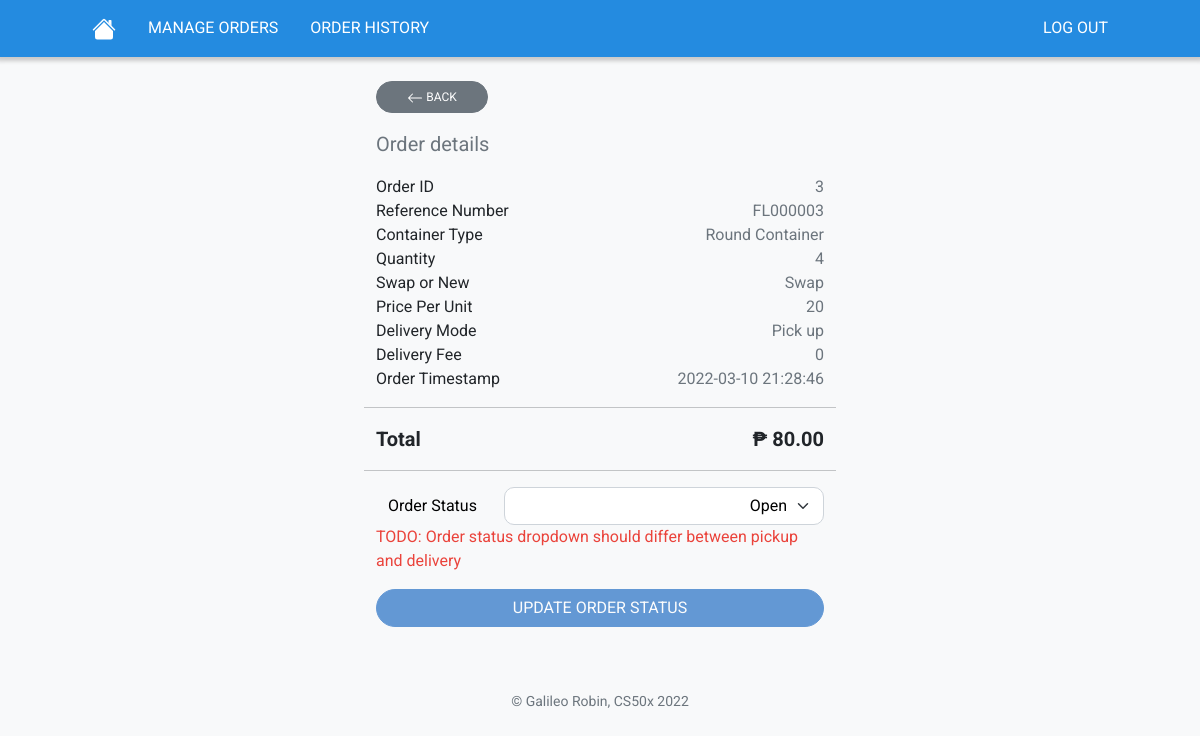
Screenshot of /manage-orders?order_id=3 (signed in) with the database file from the repository.
### tables this page shows
CREATE TABLE orders
(id INTEGER PRIMARY KEY AUTOINCREMENT NOT NULL,
container_type TEXT NOT NULL,
quantity INTEGER NOT NULL,
swap_or_new TEXT NOT NULL,
price_per_unit NUMERIC NOT NULL,
delivery_mode TEXT NOT NULL,
delivery_fee NUMERIC NOT NULL,
txn_timestamp TEXT NOT NULL,
order_status TEXT NOT NULL);

### app.py (the view)
@app.route("/manage-orders", methods=["GET"])
@login_required
def manage_orders():
    orders_data = None
    current_order = None
    order_id = request.args.get('order_id')
    update_status = request.args.get('update')
    if not order_id:
        orders_data = db.execute("SELECT * FROM orders")
        for order in orders_data:
            order['ref_number'] = convert_id_to_ref_number(order['id'])
    else:
        current_order = db.execute("SELECT * FROM orders WHERE id = ?", order_id)
        if not current_order == []:
            current_order = current_order[0]
            current_order['ref_number'] = convert_id_to_ref_number(current_order['id'])
        else:
            return apology("Order already completed and/or order ID not found.")
    return render_template("manage-orders.html", orders_data=orders_data, current_order=current_order, order_status=ORDER_STATUS, update_status=update_status)

### app.py (called while the page is built)
@app.after_request
def after_request(response):
    response.headers["Cache-Control"] = "no-cache, no-store, must-revalidate"
    response.headers["Expires"] = 0
    response.headers["Pragma"] = "no-cache"
    return response

### helpers.py (called while the page is built)
def login_required(f):
    @wraps(f)
    def decorated_function(*args, **kwargs):
        if session.get("user_id") is None:
            return redirect("/login")
        return f(*args, **kwargs)
    return decorated_function

def php(value):
    PESO_SYMBOL = u'\u20b1'
    return f"{PESO_SYMBOL} {value:,.2f}"

def convert_id_to_ref_number(id):
    ALPHABET = "ABCDEFGHIJKLMNOPQRSTUVWXYZ"
    try:
        num_to_hash = int(id) * 97
    except ValueError:
        return None
    new_num_to_hash = num_to_hash
    hash = ""
    for i in range(math.trunc(math.log(num_to_hash, 26)) + 1):
        hash = hash + ALPHABET[new_num_to_hash % 26]
        new_num_to_hash = math.trunc(new_num_to_hash / 26)
    id_string = str(f"{id:06d}")
    hash = "{}{}{}".format(hash, id_string[0:3], id_string[3:6])
    return hash

### templates/manage-orders.html (shortened to what this page needs)
{% extends "layout.html" %}
{% block main %}
{% if current_order == None %}
<div class="container text-center">
    <div class="my-4 fs-1 text-blue">Manage Orders</div>
    <div class="text-center my-4 fs-5">
    {% if update_status == 'success' %}
    <div class="text-blue">Order status successfully updated!</div>
    {% elif update_status == 'failure' %}
    <div class="text-red">Order status failed to update!</div>
    {% endif %}
    </div>
    <div class="text-red">TODO add filters for Manage Orders table</div>
    <div class="table-responsive">
        <table class="table table-hover">
            <thead>
                <tr>
                    <th>Order ID</th>
                    <th>Ref Number</th>
                    <th>Container Type</th>
                    <th>Quantity</th>
                    <th>Swap or New</th>
                    <th>Price per Unit</th>
                    <th>Delivery Mode</th>
                    <th>Delivery Fee</th>
                    <th>Order Timestamp</th>
                    <th>Order Status</th>
                    <th>Update Status</th>
                </tr>
            </thead>
            <tbody>
                {% for order in orders_data %}
                <tr>
                    <td>{{ order['id'] }}</td>
                    <td>{{ order['ref_number'] }}</td>
                    <td>{{ order['container_type'] }}</td>
                    <td>{{ order['quantity'] }}</td>
                    <td>{{ order['swap_or_new'] }}</td>
                    <td>{{ order['price_per_unit'] | php}}</td>
                    <td>{{ order['delivery_mode'] }}</td>
                    <td>{{ order['delivery_fee'] | php}}</td>
                    <td>{{ order['txn_timestamp'] }}</td>
                    <td>{{ order['order_status'] }}</td>
                    <td>
                        <div class="row mx-1">
                            <form action="/manage-orders" method="GET" id="{{ 'form' ~ order['id'] }}">
                                <input type="text" hidden name="order_id" id="{{ 'input' ~ order['id'] }}" value="{{ order['id'] }}">
                            </form>
                            <button class="btn btn-primary text-small" id="{{ order['id'] }}" type="button">UPDATE</button>
                        </div>
                    </td>
                </tr>
                {% endfor %}
            </tbody>
        </table>
    </div>
</div>
{% elif not current_order == None%}
<div class="container-small">
    <div class="mt-4">
        <button class="btn btn-secondary col-3 text-small" id="manage-orders">
            <svg xmlns="/static/arrow-left.svg" width="16" height="16" fill="currentColor" class="bi bi-arrow-left" viewBox="0 0 16 16">
                <path fill-rule="evenodd" d="M15 8a.5.5 0 0 0-.5-.5H2.707l3.147-3.146a.5.5 0 1 0-.708-.708l-4 4a.5.5 0 0 0 0 .708l4 4a.5.5 0 0 0 .708-.708L2.707 8.5H14.5A.5.5 0 0 0 15 8z"/>
            </svg>
            BACK
        </button>
    </div>
    <div class="mt-3" id="order-details">
        <div class="row">
            <div class="fs-5 text-muted">Order details</div>
        </div>
        <div class="row my-3 fs-6">
            <div class="col-6 mb-3">
                <div>Order ID</div>
                <div>Reference Number</div>
                <div>Container Type</div>
                <div>Quantity</div>
                <div>Swap or New</div>
                <div>Price Per Unit</div>
                <div>Delivery Mode</div>
                <div>Delivery Fee</div>
                <div>Order Timestamp</div>
            </div>
            <div class="col-6 text-muted mb-3 text-end">
                <div id="current_order-id">{{ current_order['id'] }}</div>
                <div>{{ current_order['ref_number'] }}</div>
                <div>{{ current_order['container_type'] }}</div>
                <div>{{ current_order['quantity'] }}</div>
                <div>{{ current_order['swap_or_new'] }}</div>
                <div>{{ current_order['price_per_unit'] }}</div>
                <div>{{ current_order['delivery_mode'] }}</div>
                <div>{{ current_order['delivery_fee'] }}</div>
                <div>{{ current_order['txn_timestamp'] }}</div>
            </div>
            <hr>
            <div class="col-6 fw-bold mb-3">
                <div class="fs-5">Total</div>
            </div>
            <div class="col-6 text-end mb-3">
                <div class="fw-bold fs-5">{{ (current_order['quantity'] * current_order['price_per_unit'] + current_order['delivery_fee']) | php }}</div>
            </div>
            <hr>
            <form action="/update-order-status" method="GET" id="update-order-status-form">
                <div class="input-group">
                    <div class="input-group-text">Order Status</div>
                        <select class="form-select no-selection text-end input-group-entry" id="order-status-dropdown" name="new_order_status">
                            {% for status in order_status %}
                            <option value="{{ status }}">{{ status }}</option>
                            {% endfor %}
                        </select>
                </div>
            </form>
            <div class="text-red">TODO: Order status dropdown should differ between pickup and delivery</div>
            <div class="row my-3 mx-0">
                <button class="btn btn-primary" id="update-order-status" type="button" disabled>UPDATE ORDER STATUS</button>
            </div>
        </div>
    </div>
</div>
{% endif %}
{% endblock %}

### static/styles.css (style rules this page uses)
:root { --blue: #1565c0; --dark-blue: #094e9e; --light-blue: #ebf7ff; --red: #ea433b; --yellow: #f5b82e; --green: #2e944b; --shadow: rgb(201, 201, 201); --light-gray: rgb(248, 249, 250); --border-gray: rgb(216, 212, 218); --nav-bar-color: rgb(36, 139, 224); }
body { font-family: 'Roboto', sans-serif !important; background-color: var(--light-gray); }
.container-small { max-width: 480px; padding-left: 16px; padding-right: 16px; margin-left: auto; margin-right: auto; }
select { width: auto !important; height: 2rem; font-size: 1rem !important; }
.no-selection { color: var(--light-gray); background-color: white !important; height: auto; }
.input-group-text { background-color: transparent; color: black; border: none; margin-right: 1rem; }
.input-group-entry { border-radius: 10px !important; }
.form-select, .form-control { border-width: 1px !important; color: black; }
.btn { border-radius: 20px !important; }
.btn-primary { background-color: var(--blue) !important; border-color: var(--blue) !important; }
.text-small { font-size: 0.75rem; }
.text-red { color: var(--red); }

### rows the page displays
orders: id "3", container_type "Round Container", quantity "4", swap_or_new "Swap", price_per_unit "20", delivery_mode "Pick up", delivery_fee "0", txn_timestamp "2022-03-10 21:28:46", quantity+price_per_unit+delivery_fee "₱ 80.00"

### other values shown
{{ current_order['ref_number'] }} "FL000003"
form field new_order_status "Open"
